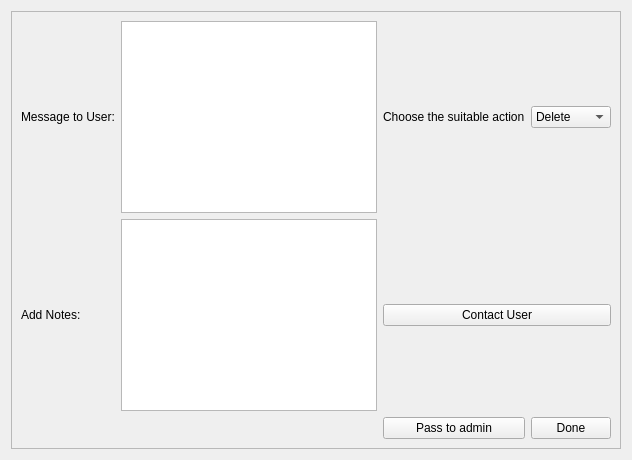
                     <widget class="QWidget" name="page">
                      <layout class="QVBoxLayout" name="verticalLayout_20">
                       <item>
                        <widget class="QFrame" name="frame_30">
                         <property name="frameShape">
                          <enum>QFrame::StyledPanel</enum>
                         </property>
                         <property name="frameShadow">
                          <enum>QFrame::Raised</enum>
                         </property>
                         <layout class="QGridLayout" name="gridLayout_20">
                          <item row="0" column="3">
                           <widget class="QComboBox" name="comboBox_6">
                            <item>
                             <property name="text">
                              <string>Delete</string>
                             </property>
                            </item>
                            <item>
                             <property name="text">
                              <string>Cancel</string>
                             </property>
                            </item>
                           </widget>
                          </item>
                          <item row="2" column="3">
                           <widget class="QPushButton" name="pushButton_4">
                            <property name="text">
                             <string>Done</string>
                            </property>
                           </widget>
                          </item>
                          <item row="1" column="2" colspan="2">
                           <widget class="QPushButton" name="pushButton_22">
                            <property name="text">
                             <string>Contact User</string>
                            </property>
                           </widget>
                          </item>
                          <item row="0" column="2">
                           <widget class="QLabel" name="label_25">
                            <property name="text">
                             <string>Choose the suitable action</string>
                            </property>
                           </widget>
                          </item>
                          <item row="2" column="2">
                           <widget class="QPushButton" name="pushButton_21">
                            <property name="text">
                             <string>Pass to admin</string>
                            </property>
                           </widget>
                          </item>
                          <item row="0" column="1">
                           <widget class="QTextEdit" name="textEdit_5"/>
                          </item>
                          <item row="1" column="0">
                           <widget class="QLabel" name="label_27">
                            <property name="text">
                             <string>Add Notes:</string>
                            </property>
                           </widget>
                          </item>
                          <item row="1" column="1">
                           <widget class="QTextEdit" name="textEdit_6"/>
                          </item>
                          <item row="0" column="0">
                           <widget class="QLabel" name="label_24">
                            <property name="text">
                             <string>Message to User:</string>
                            </property>
                           </widget>
                          </item>
                         </layout>
                        </widget>
                       </item>
                      </layout>
                     </widget>
